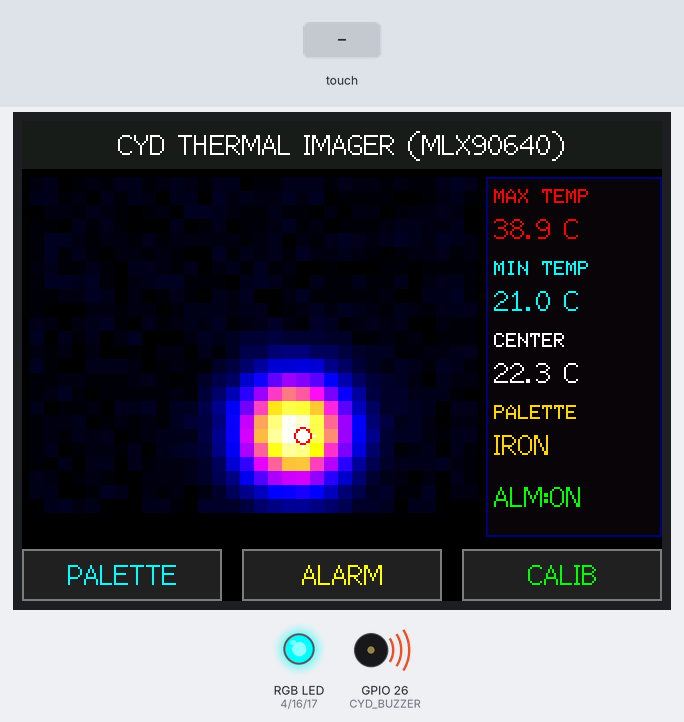
The sketch below on a simulated ESP32. Shown: 320×240 colour display, an RGB LED mixed from three pins (HIGH = lit), buzzer (waves = sounding). The test bench sets the inputs (shaded band). Random numbers use the default seed unless the sketch sets one.

Above: at 1.4 s.
1.5 s: touch panel pressed at 13 % / 90 % of its raw x / y range
At 2.12 s:
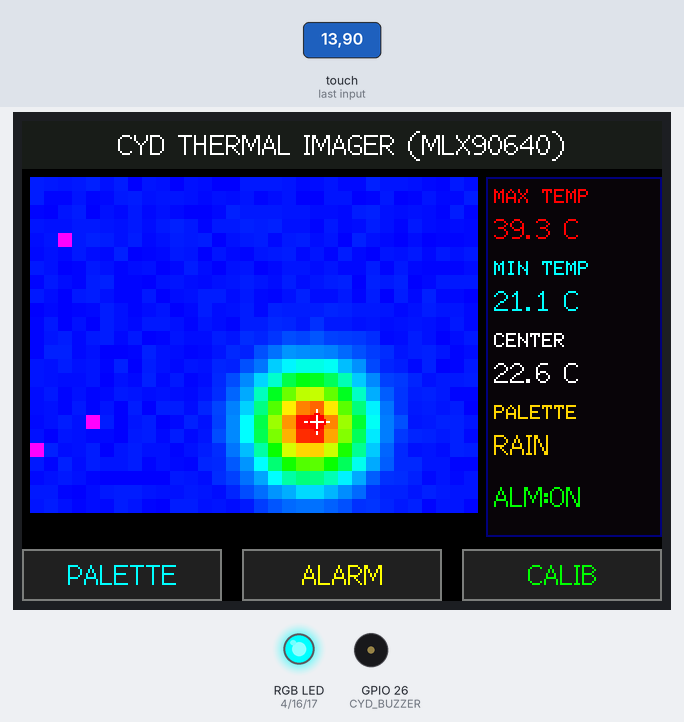
3.7 s: touch panel pressed at 38 % / 90 % of its raw x / y range
At 4.2 s:
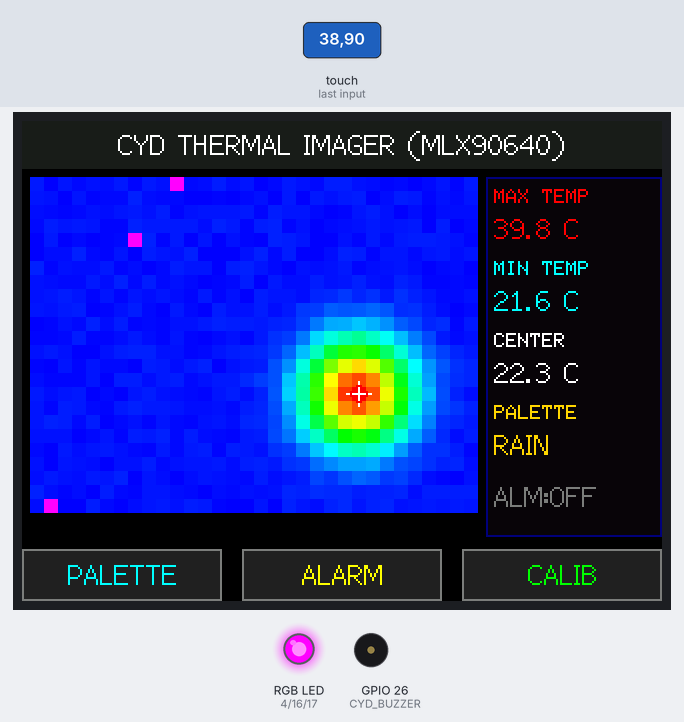
5.8 s: touch panel pressed at 62 % / 90 % of its raw x / y range
At 6.29 s:
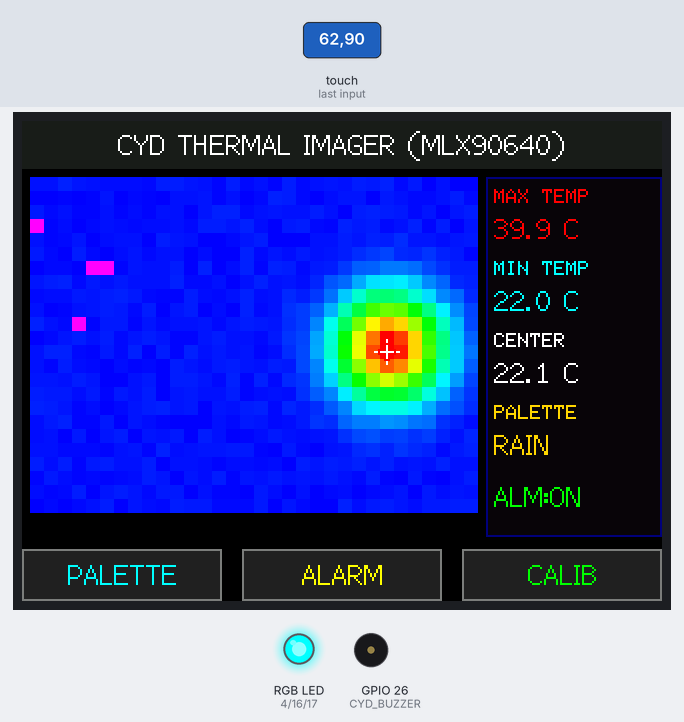
8.0 s: touch panel pressed at 87 % / 90 % of its raw x / y range
Timing chart, 0 to 10.5 s (numbered marks = the images above; inputs shaded):
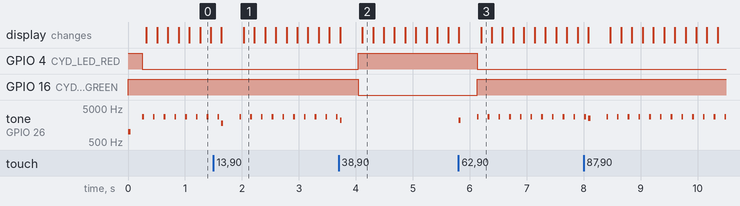

The sketch:

14-flir-thermal-camera.ino
```cpp
// (licence header left out)
#include <Arduino.h>
#include <SPI.h>
#include <Wire.h>
#include <TFT_eSPI.h>
#include <XPT2046_Touchscreen.h>

// Touch Pins
#define XPT2046_IRQ 36
#define XPT2046_MOSI 32
#define XPT2046_MISO 39
#define XPT2046_CLK 25
#define XPT2046_CS 33

// Onboard Peripherals
#define CYD_LED_RED 4
#define CYD_LED_GREEN 16
#define CYD_LED_BLUE 17
#define CYD_BUZZER 26
#define CYD_LDR 34

// External I2C Pins for Thermal Sensor (MLX90640 / AMG8833 on CN1 connector)
#define SENSOR_SDA 22
#define SENSOR_SCL 27

SPIClass touchSPI = SPIClass(VSPI);
XPT2046_Touchscreen ts(XPT2046_CS, XPT2046_IRQ);
TFT_eSPI tft = TFT_eSPI();

// Thermal Grid Size (32x24 array for MLX90640)
#define THERMAL_COLS 32
#define THERMAL_ROWS 24

float thermalData[THERMAL_ROWS][THERMAL_COLS];
float minTemp = 18.0;
float maxTemp = 36.0;
int maxRow = 12, maxCol = 16;
int minRow = 0, minCol = 0;

enum PaletteMode { PALETTE_IRONBOW, PALETTE_RAINBOW, PALETTE_HOT_COLD };
PaletteMode currentPalette = PALETTE_IRONBOW;
bool alarmEnabled = true;
float alarmThreshold = 38.0;

// Converts normalized value [0..1] to 16-bit 565 color based on palette
uint16_t getPaletteColor(float val, PaletteMode pal) {
  val = constrain(val, 0.0f, 1.0f);
  uint8_t r = 0, g = 0, b = 0;

  if (pal == PALETTE_IRONBOW) {
    if (val < 0.25f) {
      r = 0;
      g = 0;
      b = (uint8_t)(val * 4.0f * 255.0f);
    } else if (val < 0.5f) {
      r = (uint8_t)((val - 0.25f) * 4.0f * 255.0f);
      g = 0;
      b = 255;
    } else if (val < 0.75f) {
      r = 255;
      g = (uint8_t)((val - 0.5f) * 4.0f * 255.0f);
      b = (uint8_t)(255 - (val - 0.5f) * 4.0f * 255.0f);
    } else {
      r = 255;
      g = 255;
      b = (uint8_t)((val - 0.75f) * 4.0f * 255.0f);
    }
  } else if (pal == PALETTE_RAINBOW) {
    float h = (1.0f - val) * 240.0f; // 240=blue down to 0=red
    int i = (int)(h / 60.0f);
    float f = (h / 60.0f) - i;
    uint8_t q = (uint8_t)(255 * (1.0f - f));
    uint8_t t = (uint8_t)(255 * f);
    switch (i % 6) {
      case 0: r = 255; g = t; b = 0; break;
      case 1: r = q; g = 255; b = 0; break;
      case 2: r = 0; g = 255; b = t; break;
      case 3: r = 0; g = q; b = 255; break;
      default: r = 255; g = 0; b = 255; break;
    }
  } else { // HOT_COLD
    if (val < 0.5f) {
      r = 0;
      g = (uint8_t)(val * 2.0f * 255.0f);
      b = 255;
    } else {
      r = 255;
      g = (uint8_t)((1.0f - val) * 2.0f * 255.0f);
      b = 0;
    }
  }
  return tft.color565(r, g, b);
}

void beep(int freq, int durationMs) {
  tone(CYD_BUZZER, freq, durationMs);
}

void setRGB(bool r, bool g, bool b) {
  digitalWrite(CYD_LED_RED, r ? LOW : HIGH);
  digitalWrite(CYD_LED_GREEN, g ? LOW : HIGH);
  digitalWrite(CYD_LED_BLUE, b ? LOW : HIGH);
}

void generateThermalFrame() {
  static float t = 0;
  t += 0.08f;

  // Ambient base
  float base = 21.0f + 2.0f * sinf(t * 0.3f);
  minTemp = 100.0f;
  maxTemp = -100.0f;

  // Moving heat source target (e.g. human or PCB hot component)
  float hotX = 16.0f + 10.0f * sinf(t * 0.5f);
  float hotY = 12.0f + 6.0f * cosf(t * 0.7f);

  for (int r = 0; r < THERMAL_ROWS; r++) {
    for (int c = 0; c < THERMAL_COLS; c++) {
      float dx = c - hotX;
      float dy = r - hotY;
      float distSq = dx * dx + dy * dy;
      float spot = 18.0f * expf(-distSq / 14.0f);
      float noise = ((float)(rand() % 100) / 100.0f - 0.5f) * 0.6f;
      float temp = base + spot + noise;
      thermalData[r][c] = temp;

      if (temp > maxTemp) {
        maxTemp = temp;
        maxRow = r;
        maxCol = c;
      }
      if (temp < minTemp) {
        minTemp = temp;
        minRow = r;
        minCol = c;
      }
    }
  }

  if (maxTemp > alarmThreshold && alarmEnabled) {
    setRGB(true, false, false);
    beep(2800, 30);
  } else {
    setRGB(false, true, false);
  }
}

void drawUI() {
  tft.fillScreen(TFT_BLACK);

  // Header
  tft.fillRect(0, 0, 320, 24, 0x18E3);
  tft.setTextColor(TFT_WHITE, 0x18E3);
  tft.setTextDatum(MC_DATUM);
  tft.drawString("CYD THERMAL IMAGER (MLX90640)", 160, 12, 2);

  // Bottom Controls
  tft.fillRect(0, 214, 100, 26, 0x2104);
  tft.fillRect(110, 214, 100, 26, 0x2104);
  tft.fillRect(220, 214, 100, 26, 0x2104);

  tft.drawRect(0, 214, 100, 26, TFT_DARKGREY);
  tft.drawRect(110, 214, 100, 26, TFT_DARKGREY);
  tft.drawRect(220, 214, 100, 26, TFT_DARKGREY);

  tft.setTextColor(TFT_CYAN, 0x2104);
  tft.drawString("PALETTE", 50, 227, 2);
  tft.setTextColor(TFT_YELLOW, 0x2104);
  tft.drawString("ALARM", 160, 227, 2);
  tft.setTextColor(TFT_GREEN, 0x2104);
  tft.drawString("CALIB", 270, 227, 2);
}

void renderThermalHeatmap() {
  // Heatmap rendered to a 240x180 box at X=4, Y=28
  int startX = 4;
  int startY = 28;
  int cellW = 7;
  int cellH = 7;

  float range = maxTemp - minTemp;
  if (range < 0.1f) range = 0.1f;

  for (int r = 0; r < THERMAL_ROWS; r++) {
    for (int c = 0; c < THERMAL_COLS; c++) {
      float norm = (thermalData[r][c] - minTemp) / range;
      uint16_t color = getPaletteColor(norm, currentPalette);
      tft.fillRect(startX + c * cellW, startY + r * cellH, cellW, cellH, color);
    }
  }

  // Draw Hot Spot Crosshair
  int crossX = startX + maxCol * cellW + (cellW / 2);
  int crossY = startY + maxRow * cellH + (cellH / 2);
  tft.drawFastHLine(crossX - 6, crossY, 13, TFT_WHITE);
  tft.drawFastVLine(crossX, crossY - 6, 13, TFT_WHITE);
  tft.drawCircle(crossX, crossY, 4, TFT_RED);

  // Sidebar Telemetry (X=234..316)
  tft.fillRect(232, 28, 88, 180, 0x0821);
  tft.drawRect(232, 28, 88, 180, TFT_NAVY);

  tft.setTextDatum(TL_DATUM);
  tft.setTextColor(TFT_RED, 0x0821);
  tft.drawString("MAX TEMP", 236, 34, 1);
  char buf[20];
  snprintf(buf, sizeof(buf), "%.1f C", maxTemp);
  tft.drawString(buf, 236, 46, 2);

  tft.setTextColor(TFT_CYAN, 0x0821);
  tft.drawString("MIN TEMP", 236, 70, 1);
  snprintf(buf, sizeof(buf), "%.1f C", minTemp);
  tft.drawString(buf, 236, 82, 2);

  tft.setTextColor(TFT_WHITE, 0x0821);
  tft.drawString("CENTER", 236, 106, 1);
  snprintf(buf, sizeof(buf), "%.1f C", thermalData[12][16]);
  tft.drawString(buf, 236, 118, 2);

  tft.setTextColor(TFT_GOLD, 0x0821);
  tft.drawString("PALETTE", 236, 142, 1);
  const char* palName = (currentPalette == PALETTE_IRONBOW) ? "IRON" :
                        (currentPalette == PALETTE_RAINBOW) ? "RAIN" : "H-C";
  tft.drawString(palName, 236, 154, 2);

  tft.setTextColor(alarmEnabled ? TFT_GREEN : TFT_DARKGREY, 0x0821);
  snprintf(buf, sizeof(buf), "ALM:%s", alarmEnabled ? "ON" : "OFF");
  tft.drawString(buf, 236, 180, 2);
}

void setup() {
  Serial.begin(115200);

  pinMode(CYD_LED_RED, OUTPUT);
  pinMode(CYD_LED_GREEN, OUTPUT);
  pinMode(CYD_LED_BLUE, OUTPUT);
  setRGB(false, false, false);

  pinMode(CYD_BUZZER, OUTPUT);
  beep(1000, 50);

  touchSPI.begin(XPT2046_CLK, XPT2046_MISO, XPT2046_MOSI, XPT2046_CS);
  ts.begin(touchSPI);
  ts.setRotation(1);

  tft.init();
  tft.setRotation(1);

  drawUI();
}

void loop() {
  generateThermalFrame();
  renderThermalHeatmap();

  if (ts.touched()) {
    TS_Point p = ts.getPoint();
    int touchX = map(p.x, 200, 3700, 0, 320);
    int touchY = map(p.y, 240, 3800, 0, 240);

    if (touchY > 210) {
      if (touchX < 100) {
        currentPalette = (PaletteMode)((currentPalette + 1) % 3);
        beep(1800, 30);
      } else if (touchX >= 110 && touchX < 210) {
        alarmEnabled = !alarmEnabled;
        beep(2200, 30);
      } else if (touchX >= 220) {
        beep(2500, 40);
      }
      delay(200);
    }
  }

  delay(120);
}
```

Measured:
- after the input at 3.7 s, GPIO 4 (CYD_LED_RED): LOW → HIGH after 0.34 s; GPIO 16 (CYD_LED_GREEN): HIGH → LOW after 0.34 s
- after the input at 5.8 s, GPIO 4 (CYD_LED_RED): HIGH → LOW after 0.33 s; GPIO 16 (CYD_LED_GREEN): LOW → HIGH after 0.33 s; tone on GPIO 26 (CYD_BUZZER): plays 2200 Hz for 0.03 s, 2800 Hz for 0.03 s, 2800 Hz for 0.03 s, 2800 Hz for 0.03 s, 2800 Hz for 0.03 s, 2800 Hz for 0.03 s … (11 notes in this stretch), starting at once
- by itself, tone on GPIO 26 (CYD_BUZZER): plays 2800 Hz for 0.03 s, 1800 Hz for 0.03 s, 2800 Hz for 0.03 s, 2800 Hz for 0.03 s, 2800 Hz for 0.03 s, 2800 Hz for 0.03 s … (12 notes in this stretch)
